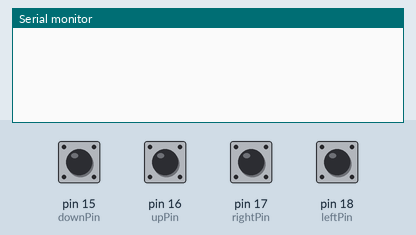
The sketch below on a simulated Arduino Uno, built with avr-gcc and run on an emulated ATmega328P. Parts: the last lines printed to the serial monitor. The test bench sets the inputs (shaded band); at power-on: pin 15 (downPin), pin 16 (upPin), pin 17 (rightPin), pin 18 (leftPin) HIGH.

Above: at 1.4 s.
1.5 s: pin 15 (downPin) pulled LOW for 0.35 s
At 1.8 s:
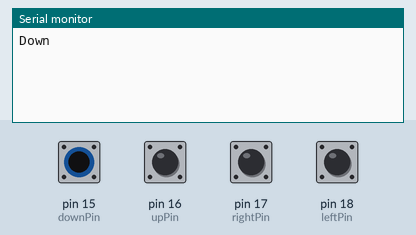
3.3 s: pin 16 (upPin) pulled LOW for 0.35 s
At 4.4 s:
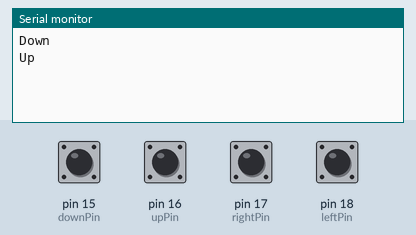
5.1 s: pin 17 (rightPin) pulled LOW for 0.35 s
At 5.8 s:
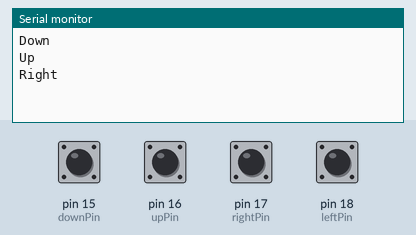
6.9 s: pin 18 (leftPin) pulled LOW for 0.35 s
At 8.3 s:
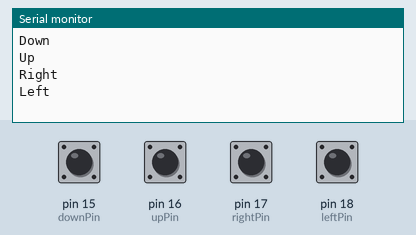
8.7 s: pin 15 (downPin) driven LOW and pin 17 (rightPin) driven LOW
At 9.7 s:
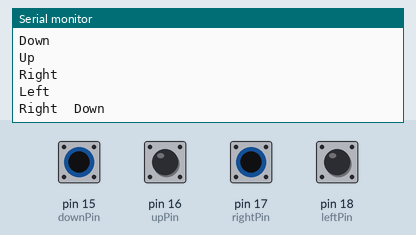
10.2 s: pin 16 (upPin) pulled LOW for 1 s
At 10.9 s:
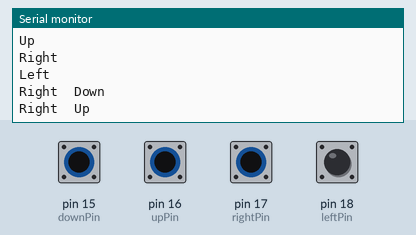

The sketch:

joystick.ino
```cpp
//A0(15) = green, A1(16) = yellow, A2(17) = orange, A3(18) = red
#define downPin 15
#define upPin 16
#define rightPin 17
#define leftPin 18
int X = 0;
int Y = 0;
int PrevX = X;
int PrevY = Y;

void setup() {
  Serial.begin(9600);

  //Joystick setup
  pinMode(downPin, INPUT);
  digitalWrite(downPin, HIGH);
  pinMode(upPin, INPUT);
  digitalWrite(upPin, HIGH);
  pinMode(rightPin, INPUT);
  digitalWrite(rightPin, HIGH);
  pinMode(leftPin, INPUT);
  digitalWrite(leftPin, HIGH);
}

void loop() {
  joystick( &X, &Y );
  if (X != 0 && (X != PrevX || Y != PrevY)){
    result(X,Y);
  }
  else if (Y != 0 && (X != PrevX || Y != PrevY)) {
    result(X,Y);
  }
  delay(300);
}

// [-1, 0, 1] map to [left/down, none, right/top]
void joystick(int* X, int* Y){

  //HIGH = non-trigger
  if( !digitalRead( leftPin ) ){
    *X = -1;
  }else if( !digitalRead( rightPin ) ){
    *X = 1;
  }else{
    *X = 0;
  }

  if( !digitalRead( upPin ) ){
    *Y = 1;
  }else if( !digitalRead( downPin ) ){
    *Y = -1;
  }else{
    *Y = 0;
  }

}

void result(int X, int Y ) {
    if (X == 1){
      Serial.print("Right\t");
    }
    else if (X == -1) {
      Serial.print("Left\t");
    }
    PrevX = X;
    if (Y == 1){
      Serial.print("Up\n");
    }
    else if (Y == -1) {
      Serial.print("Down\n");
    }
    else{
      Serial.print("\n");
    }
    PrevY = Y;
}
```

Measured:
- after the input at 1.5 s, the serial monitor: prints a new line at once (image 1)
- after the input at 3.3 s, the serial monitor: prints a new line at once (image 2)
- after the input at 5.1 s, the serial monitor: prints a new line at once (image 3)
- after the input at 6.9 s, the serial monitor: prints a new line at once (image 4)
- after the input at 8.7 s, the serial monitor: prints a new line at once (image 5)
- after the input at 10.2 s, the serial monitor: prints a new line at once (image 6)
